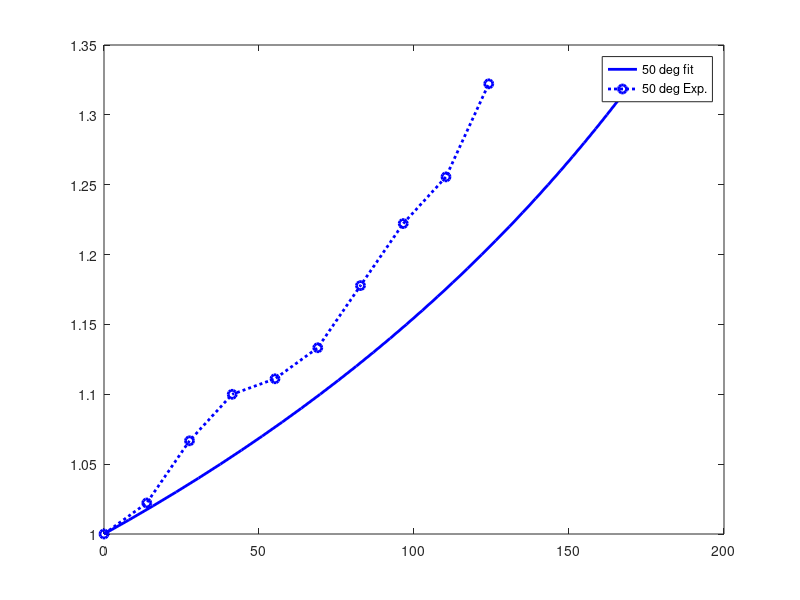

The MATLAB script that drew this image: (Note: this script raises an error after producing the figure.)

% close all
lambda1 = [1.000:.01:1.34];


% changed C1 to 0.6 in order to get the length prediction before hand



        C1 = 0.6 ; C2 =  0;% for corrected
Pvslambda =  lambda1.^(-3).*(0.148534E3+(-0.1E1).*lambda1.^2+(-0.20813E2).*(4+( ...
  -0.685783E0).*lambda1.^2+0.230851E-2.*lambda1.^4).^(1/2)).^(-2).*( ...
  0.577572E3+0.1E1.*lambda1.^4+(-0.103047E4).*(4+(-0.685783E0).* ...
  lambda1.^2+0.230851E-2.*lambda1.^4).^(1/2)+lambda1.^2.*(( ...
  -0.198045E3)+0.20813E2.*(4+(-0.685783E0).*lambda1.^2+0.230851E-2.* ...
  lambda1.^4).^(1/2))).^(-1).*(C1.*((-0.241032E7)+(-0.249144E2).* ...
  lambda1.^10+0.430037E7.*(4+(-0.685783E0).*lambda1.^2+0.230851E-2.* ...
  lambda1.^4).^(1/2)+lambda1.^4.*(0.605986E7+(-0.612037E7).*(4+( ...
  -0.685783E0).*lambda1.^2+0.230851E-2.*lambda1.^4).^(1/2))+ ...
  lambda1.^2.*(0.61986E6+(-0.579044E5).*(4+(-0.685783E0).* ...
  lambda1.^2+0.230851E-2.*lambda1.^4).^(1/2))+lambda1.^8.*( ...
  0.111019E5+(-0.518543E3).*(4+(-0.685783E0).*lambda1.^2+ ...
  0.230851E-2.*lambda1.^4).^(1/2))+lambda1.^6.*((-0.114015E7)+ ...
  0.154042E6.*(4+(-0.685783E0).*lambda1.^2+0.230851E-2.*lambda1.^4) ...
  .^(1/2)))+C2.*((-0.653129E7)+0.925926E0.*lambda1.^12+0.628398E7.*( ...
  4+(-0.685783E0).*lambda1.^2+0.230851E-2.*lambda1.^4).^(1/2)+ ...
  lambda1.^4.*(0.138163E8+(-0.978227E7).*(4+(-0.685783E0).* ...
  lambda1.^2+0.230851E-2.*lambda1.^4).^(1/2))+lambda1.^2.*( ...
  0.116373E7+(-0.156904E6).*(4+(-0.685783E0).*lambda1.^2+ ...
  0.230851E-2.*lambda1.^4).^(1/2))+lambda1.^8.*(0.731022E5+( ...
  -0.715607E4).*(4+(-0.685783E0).*lambda1.^2+0.230851E-2.* ...
  lambda1.^4).^(1/2))+lambda1.^10.*((-0.481359E3)+0.192713E2.*(4+( ...
  -0.685783E0).*lambda1.^2+0.230851E-2.*lambda1.^4).^(1/2))+ ...
  lambda1.^6.*((-0.304356E7)+0.654445E6.*(4+(-0.685783E0).* ...
  lambda1.^2+0.230851E-2.*lambda1.^4).^(1/2))));
plot(Pvslambda*145.08*6.89476,lambda1,'b','linewidth',2)
hold on
Material_fit = [Pvslambda'*145.08 lambda1'];
save('Material_fit_7088_rebuttal.mat','Material_fit');




P_exp = [0:2:18]*6.89476;
lambda1_exp =  [  1.0000    1.0222    1.0667    1.1000    1.1111    1.1333   ...
                    1.1778    1.2222    1.2556    1.3222];
% plot(P_exp,lambda1_exp,'bo:','linewidth',2)
% h = legend('Corrected angles (65,86)','Experimental');
% h.FontSize = 14;
% h.FontWeight = 'bold';
% xlim([0 max(P_exp)])
% grid on
% title ('Mooney Rivlin fit (70,88)','Fontweight','bold','fontsize',12)
% 
% set(gca,'linewidth',1.5,'FontSize',16,'fontweight','bold')
% xlabel('Pressure (in psi)','fontweight','bold','fontsize',20)
% ylabel('\lambda_1','fontweight','bold','fontsize',20)
plot(P_exp,lambda1_exp,'bo:','linewidth',2)
h = legend('50 deg fit','50 deg Exp.','60 deg fit','60 deg Exp.','70 deg fit','70 deg Exp.');
h.FontSize = 12;
h.Location = 'northwest';

xlim([0 max(abs(Pvslambda)*145.08*6.89476)])
grid on


set(gca,'linewidth',2,'FontSize',12)

xlabel('Pressure (in kPa)','fontweight','bold','fontsize',12)
ylabel('\lambda_1','fontweight','bold','fontsize',12)
set(gcf, 'Position', [100, 100, 600, 600])
